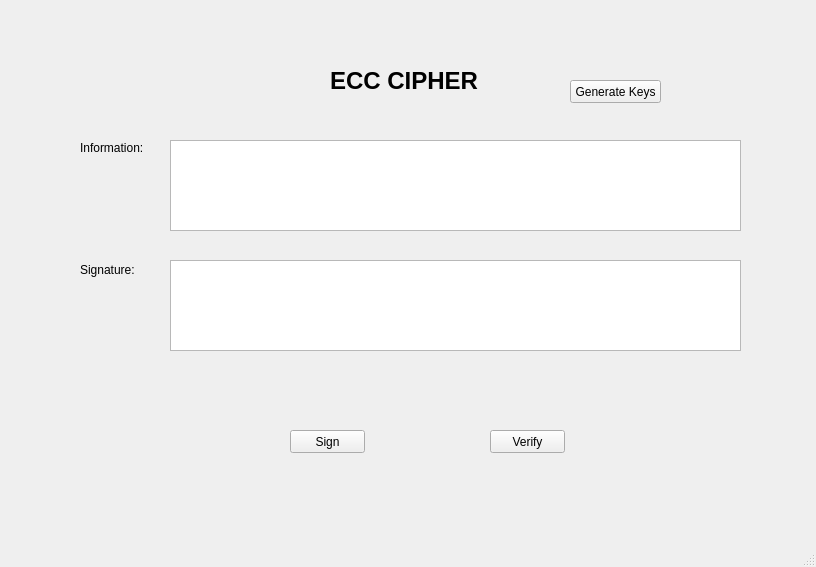
<?xml version="1.0" encoding="UTF-8"?>
<ui version="4.0">
 <class>MainWindow</class>
 <widget class="QMainWindow" name="MainWindow">
  <property name="geometry">
   <rect>
    <x>0</x>
    <y>0</y>
    <width>816</width>
    <height>567</height>
   </rect>
  </property>
  <property name="windowTitle">
   <string>MainWindow</string>
  </property>
  <widget class="QWidget" name="centralwidget">
   <widget class="QPushButton" name="btn_verify">
    <property name="geometry">
     <rect>
      <x>490</x>
      <y>430</y>
      <width>75</width>
      <height>23</height>
     </rect>
    </property>
    <property name="text">
     <string>Verify</string>
    </property>
   </widget>
   <widget class="QPushButton" name="btn_sign">
    <property name="geometry">
     <rect>
      <x>290</x>
      <y>430</y>
      <width>75</width>
      <height>23</height>
     </rect>
    </property>
    <property name="text">
     <string>Sign</string>
    </property>
   </widget>
   <widget class="QTextEdit" name="txt_sign">
    <property name="geometry">
     <rect>
      <x>170</x>
      <y>260</y>
      <width>571</width>
      <height>91</height>
     </rect>
    </property>
   </widget>
   <widget class="QLabel" name="label_4">
    <property name="geometry">
     <rect>
      <x>330</x>
      <y>30</y>
      <width>201</width>
      <height>101</height>
     </rect>
    </property>
    <property name="font">
     <font>
      <pointsize>18</pointsize>
      <weight>75</weight>
      <bold>true</bold>
     </font>
    </property>
    <property name="text">
     <string>ECC CIPHER</string>
    </property>
   </widget>
   <widget class="QLabel" name="label">
    <property name="geometry">
     <rect>
      <x>80</x>
      <y>140</y>
      <width>71</width>
      <height>16</height>
     </rect>
    </property>
    <property name="text">
     <string>Information:</string>
    </property>
   </widget>
   <widget class="QLabel" name="label_3">
    <property name="geometry">
     <rect>
      <x>80</x>
      <y>260</y>
      <width>71</width>
      <height>20</height>
     </rect>
    </property>
    <property name="text">
     <string>Signature:</string>
    </property>
   </widget>
   <widget class="QTextEdit" name="txt_info">
    <property name="geometry">
     <rect>
      <x>170</x>
      <y>140</y>
      <width>571</width>
      <height>91</height>
     </rect>
    </property>
   </widget>
   <widget class="QPushButton" name="btn_gen_keys">
    <property name="geometry">
     <rect>
      <x>570</x>
      <y>80</y>
      <width>91</width>
      <height>23</height>
     </rect>
    </property>
    <property name="text">
     <string>Generate Keys</string>
    </property>
   </widget>
  </widget>
  <widget class="QMenuBar" name="menubar">
   <property name="geometry">
    <rect>
     <x>0</x>
     <y>0</y>
     <width>816</width>
     <height>21</height>
    </rect>
   </property>
  </widget>
  <widget class="QStatusBar" name="statusbar"/>
 </widget>
 <resources/>
 <connections/>
</ui>
